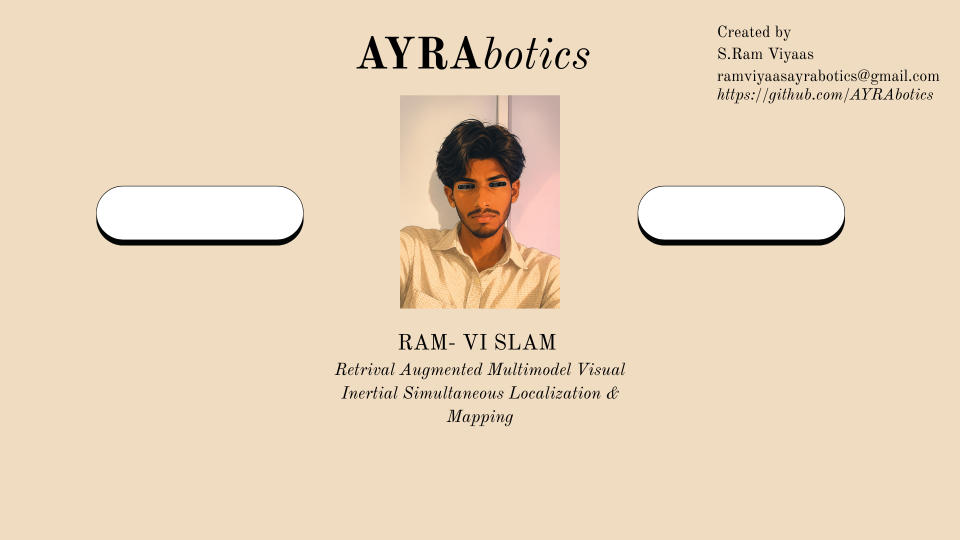
#> input picture 1.png, 1920 x 1080 px, found by its file name (shown at 1/2 size)
$ python launcher.py
#> lines starting #> are read from the running program, lines starting #| are printed output that depends on the picture
#!/usr/bin/env python3
import cv2
import numpy as np
import os
import sys
import subprocess
import tkinter as tk
from tkinter import filedialog

def draw_centered_text(img, text, cx, cy, font=cv2.FONT_HERSHEY_SIMPLEX, scale=1.5, color=(30, 30, 30), thickness=4):
    text_size = cv2.getTextSize(text, font, scale, thickness)[0]
    tx = cx - text_size[0] // 2
    ty = cy + text_size[1] // 2
    cv2.putText(img, text, (tx, ty), font, scale, color, thickness, cv2.LINE_AA)

def main():
    # 1. Load startup image
    startup_path = '/home/rv/RAM_VI_SLAM/1.png'
    if not os.path.exists(startup_path):
        print(f"Error: Startup image not found at {startup_path}")
        sys.exit(1)

    img_orig = cv2.imread(startup_path)
#> img_orig is the input picture: shape (1080, 1920, 3); mean B, G, R 188.1, 213.8, 233.9

    # Draw mode labels onto original image (centered inside the white pills)
    draw_centered_text(img_orig, "LIVE MODE", 400, 426)
    draw_centered_text(img_orig, "BAG MODE", 1483, 426)
#> call 2 of draw_centered_text, with text = 'BAG MODE', cx = 1483, cy = 426, font = 0, scale = 1.5, color = (30, 30, 30), thickness = 4
#> in draw_centered_text (call 2), `cv2.putText(img, text, (tx, ty), font, scale, color, thickness, cv2.LI..`:
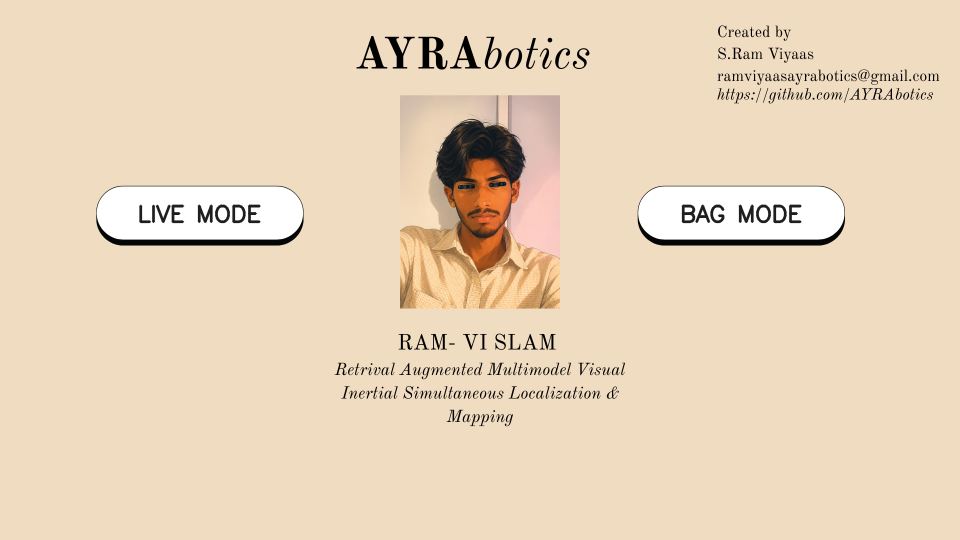
#> img: shape (1080, 1920, 3) (shown at 1/2 size); mean B, G, R 187.3, 213, 233.2

    # Scale down by 50% for display
    img_base = cv2.resize(img_orig, (960, 540))
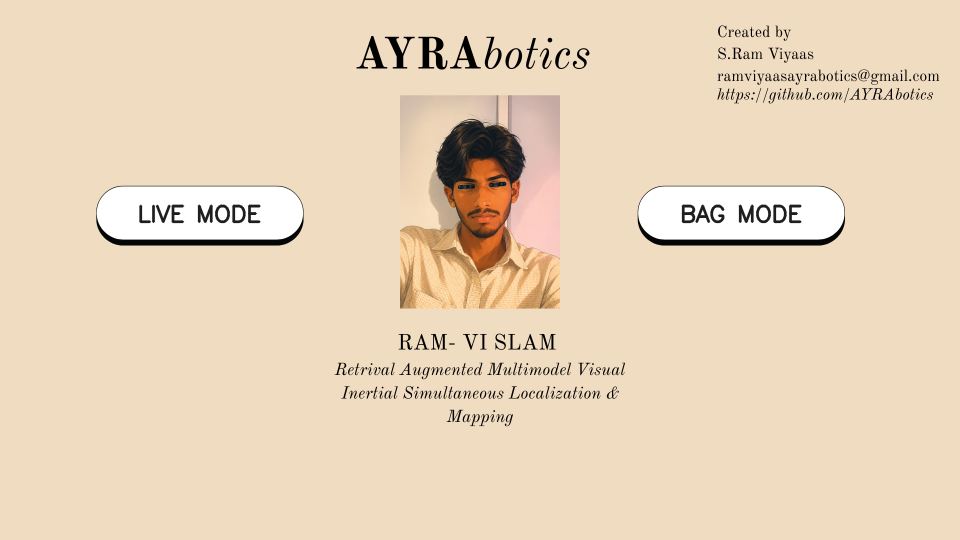
#> img_base: shape (540, 960, 3); mean B, G, R 187.3, 213, 233.2

    selected_mode = [None] # Use list to modify inside callback
    hover_state = [None]
    advanced_mode = [False]

    def on_mouse(event, x, y, flags, param):
        # Coordinates scaled by 0.5:
        # Left pill: x in [97, 303], y in [186, 239]
        if 97 <= x <= 303 and 186 <= y <= 239:
            hover_state[0] = "live"
            if event == cv2.EVENT_LBUTTONDOWN:
                selected_mode[0] = "live"
        # Right pill: x in [638, 844], y in [186, 239]
        elif 638 <= x <= 844 and 186 <= y <= 239:
            hover_state[0] = "bag"
            if event == cv2.EVENT_LBUTTONDOWN:
                selected_mode[0] = "bag"
        # Advanced mode toggle pill: bottom center
        elif 380 <= x <= 580 and 480 <= y <= 520:
            hover_state[0] = "adv_toggle"
            if event == cv2.EVENT_LBUTTONDOWN:
                advanced_mode[0] = not advanced_mode[0]
        else:
            hover_state[0] = None

    window_name = "AYRAbotics - RAM-VI-S SLAM Launcher"
    cv2.namedWindow(window_name)
    cv2.setMouseCallback(window_name, on_mouse)

    print("Launcher: Waiting for mode selection in GUI...", flush=True)
    print("  - Click 'LIVE MODE' or press 'L' for Live Camera Mode")
    print("  - Click 'BAG MODE' or press 'B' for Bag Mode")
    print("  - Press 'A' or click the toggle at bottom for Advanced Mode (Edge Filter + Adaptive Radii)")

    while selected_mode[0] is None:
        img_draw = img_base.copy()

        # Draw Advanced Mode status pill at bottom center
        adv_color = (0, 200, 0) if advanced_mode[0] else (100, 100, 100)
        adv_text = "ADVANCED MODE: ON" if advanced_mode[0] else "ADVANCED MODE: OFF (Press 'A' to toggle)"
        cv2.rectangle(img_draw, (360, 485), (600, 525), (40, 40, 40), -1)
        cv2.rectangle(img_draw, (360, 485), (600, 525), adv_color, 2, cv2.LINE_AA)
        cv2.putText(img_draw, adv_text, (370, 510), cv2.FONT_HERSHEY_SIMPLEX, 0.45, adv_color, 1, cv2.LINE_AA)
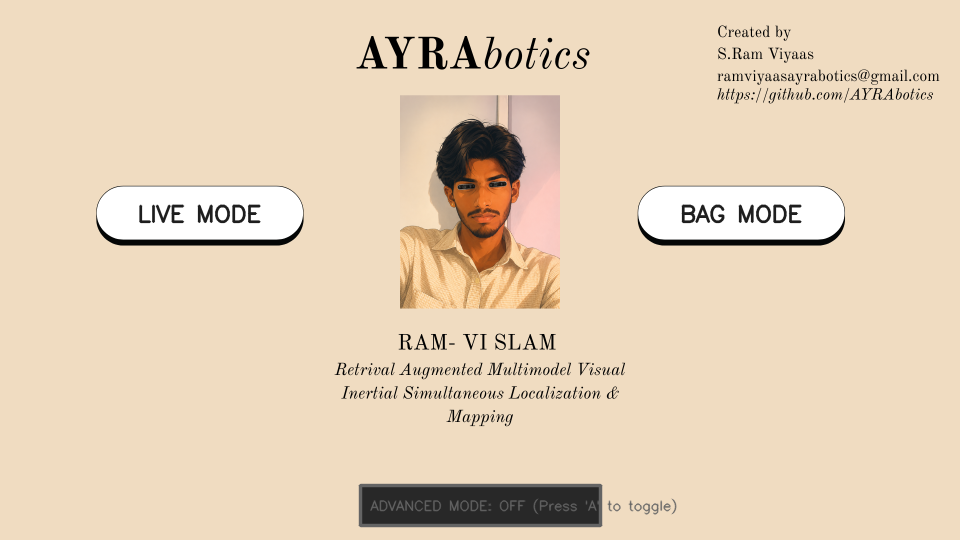
#> img_draw: shape (540, 960, 3); mean B, G, R 184.5, 209.6, 229.4

        if hover_state[0] == "live":
            cv2.rectangle(img_draw, (95, 184), (305, 241), (0, 220, 255), 3, cv2.LINE_AA)
        elif hover_state[0] == "bag":
            cv2.rectangle(img_draw, (636, 184), (846, 241), (0, 220, 255), 3, cv2.LINE_AA)

        cv2.imshow(window_name, img_draw)
        key = cv2.waitKey(30)
#> (key e is pressed here)

        if key in [ord('b'), ord('B')]:
            selected_mode[0] = "bag"
        elif key in [ord('l'), ord('L')]:
            selected_mode[0] = "live"
        elif key in [ord('a'), ord('A'), ord('e'), ord('E')]:
            advanced_mode[0] = not advanced_mode[0]
        elif key == 27 or key in [ord('q'), ord('Q')] or cv2.getWindowProperty(window_name, cv2.WND_PROP_VISIBLE) < 1:
            print("Launcher: Closed by user.")
            cv2.destroyAllWindows()
            sys.exit(0)
#> (the program exits here)
